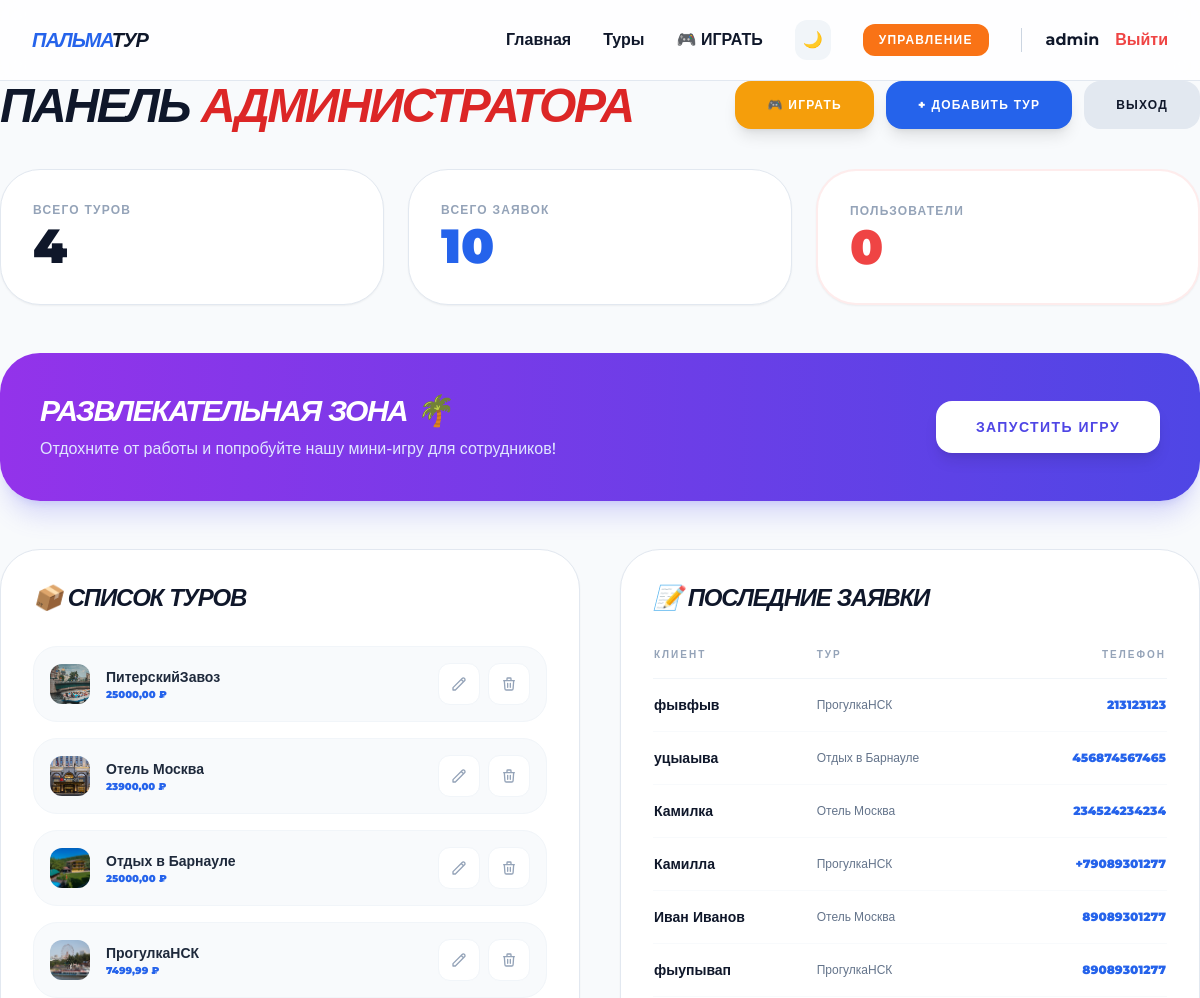
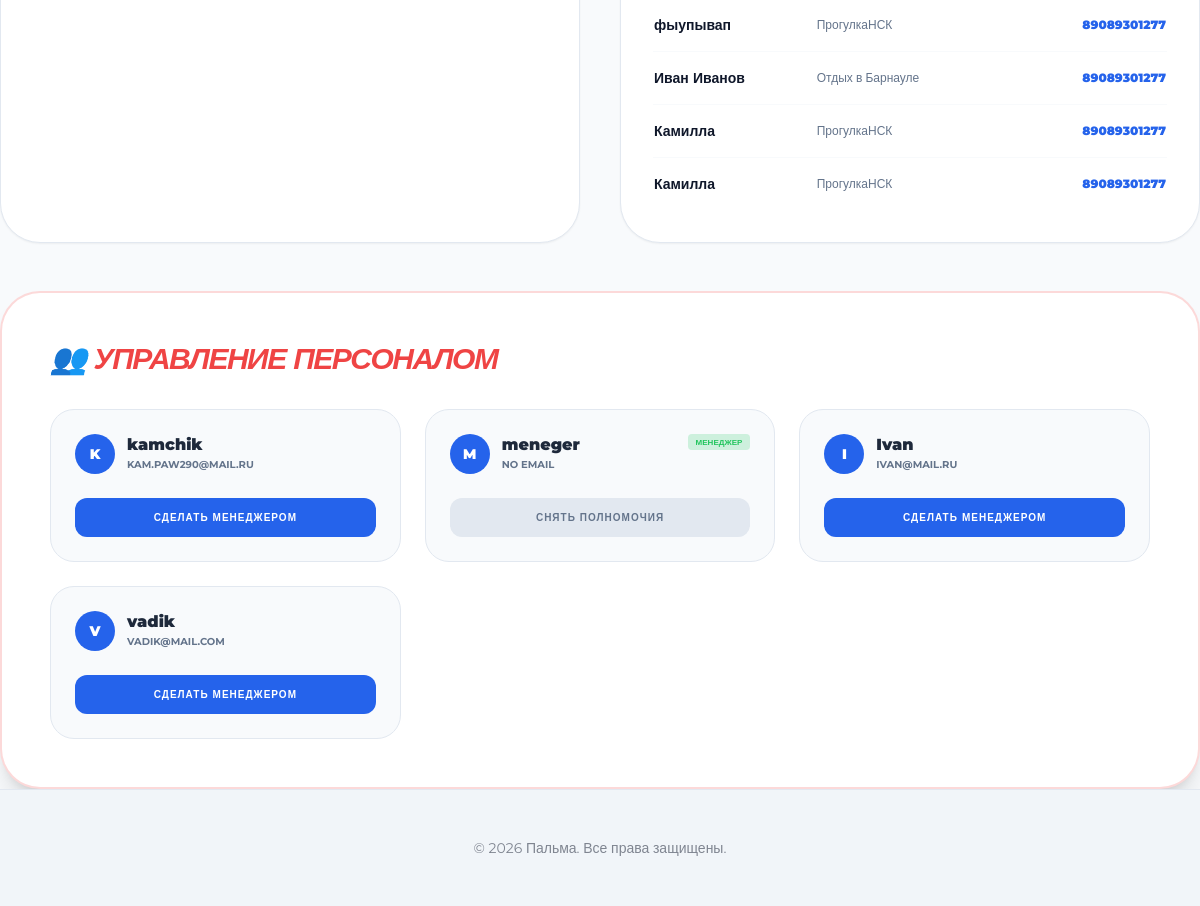
/manager/ (signed in), run on the app's committed database (2 pictures, top to bottom).
### cafe/models.py (models this page shows, shortened)
class Tour(models.Model):
    SERVICE_CHOICES = [
        ('stay', 'Проживание'),
        ('tour', 'Экскурсия/Тур'),
    ]
    CATEGORY_CHOICES = [
        ('hotels', 'Отели'),
        ('apartments', 'Квартиры'),
        ('houses', 'Дома/Коттеджи'),
        ('excursion', 'Экскурсия'),
        ('active', 'Активный отдых'),
        ('multi_day', 'Многодневный тур'),
    ]
    title = models.CharField(max_length=200, verbose_name="Название")
    service_type = models.CharField(max_length=10, choices=SERVICE_CHOICES, verbose_name="Тип услуги")
    category = models.CharField(max_length=20, choices=CATEGORY_CHOICES, verbose_name="Категория")
    location = models.CharField(max_length=100, verbose_name="Город")
    price = models.DecimalField(max_digits=10, decimal_places=2, verbose_name="Цена")
    image = models.ImageField(upload_to='tours/', null=True, blank=True, verbose_name="Фото")
    description = models.TextField(verbose_name="Описание", blank=True, null=True)
    start_date = models.DateField(verbose_name="Дата начала", blank=True, null=True)
    end_date = models.DateField(verbose_name="Дата окончания", blank=True, null=True)
    available_slots = models.PositiveIntegerField(default=10, verbose_name="Свободные места")
    class Meta:
        verbose_name = "Объект"
        verbose_name_plural = "Объекты (Туры и Жилье)"

class Booking(models.Model):
    STATUS_CHOICES = [
        ('pending', 'Ожидает оплаты'),
        ('paid', 'Оплачено'),
        ('canceled', 'Отменено'),
    ]
    user = models.ForeignKey(User, on_delete=models.SET_NULL, null=True, blank=True, related_name='my_bookings')
    tour = models.ForeignKey(Tour, on_delete=models.CASCADE, related_name='bookings')
    client_name = models.CharField(max_length=100, verbose_name="Имя клиента")
    client_phone = models.CharField(max_length=20, verbose_name="Телефон")
    people_count = models.PositiveIntegerField(default=1, verbose_name="Кол-во человек")
    status = models.CharField(max_length=20, choices=STATUS_CHOICES, default='pending', verbose_name="Статус")
    total_price = models.DecimalField(max_digits=10, decimal_places=2, default=0, verbose_name="Итоговая цена")
    created_at = models.DateTimeField(auto_now_add=True)

### cafe/views.py (the view)
# urls.py: path('manager/', views.manager_dashboard, name='manager_dashboard'),
@user_passes_test(is_manager)
def manager_dashboard(request):
    tours = Tour.objects.all().order_by('-id')
    bookings = Booking.objects.all().order_by('-created_at')
    users = None
    if request.user.is_superuser:
        users = User.objects.all().exclude(id=request.user.id)
    context = {
        'tours': tours,
        'bookings': bookings,
        'users': users,
        'total_tours': tours.count(),
        'total_bookings': bookings.count(),
    }
    return render(request, 'cafe/manager/dashboard.html', context)

### cafe/views.py (called while the page is built)
def is_manager(user):
    return user.is_authenticated and user.is_staff

### cafe/templates/cafe/manager/dashboard.html (shortened to what this page needs)
{% extends 'cafe/base.html' %}
{% block content %}
    <div class="flex flex-col md:flex-row justify-between items-start md:items-center mb-10 gap-6">
        <div>
            <h1 class="text-4xl md:text-5xl font-black uppercase italic tracking-tighter">
                {% if user.is_superuser %}
                Панель <span class="text-red-600">Администратора</span>
                {% else %}
                Панель <span class="text-blue-600">Менеджера</span>
                {% endif %}
            </h1>
        </div>
        <div class="flex flex-wrap items-center gap-3 w-full md:w-auto">
            <a href="{% url 'game_page' %}" class="flex-1 md:flex-none text-center bg-amber-500 hover:bg-amber-400 text-white px-8 py-4 rounded-2xl font-black text-xs uppercase tracking-widest transition-all shadow-lg active:scale-95">
                🎮 ИГРАТЬ
            </a>
            <a href="{% url 'tour_create' %}" class="flex-1 md:flex-none text-center bg-blue-600 hover:bg-blue-500 text-white px-8 py-4 rounded-2xl font-black text-xs uppercase tracking-widest transition-all shadow-lg active:scale-95">
                + Добавить тур
            </a>
            <form action="{% url 'logout' %}" method="post" class="hidden md:block">
                <button type="submit" class="bg-slate-200 dark:bg-white/10 hover:bg-red-500 hover:text-white px-8 py-4 rounded-2xl font-black text-xs uppercase tracking-widest transition-all">
                    Выход
                </button>
            </form>
        </div>
    </div>
    <div class="grid grid-cols-1 {% if user.is_superuser %}md:grid-cols-3{% else %}md:grid-cols-2{% endif %} gap-6 mb-12">
        <div class="bg-white dark:bg-white/5 border border-slate-200 dark:border-white/10 p-8 rounded-[2.5rem] shadow-sm">
            <p class="text-slate-400 text-xs uppercase tracking-widest font-bold mb-1">Всего туров</p>
            <h3 class="text-5xl font-black text-slate-900 dark:text-white">{{ total_tours|default:"0" }}</h3>
        </div>
        <div class="bg-white dark:bg-white/5 border border-slate-200 dark:border-white/10 p-8 rounded-[2.5rem] shadow-sm">
            <p class="text-slate-400 text-xs uppercase tracking-widest font-bold mb-1">Всего заявок</p>
            <h3 class="text-5xl font-black text-blue-600">{{ total_bookings|default:"0" }}</h3>
        </div>
        {% if user.is_superuser %}
        <div class="bg-white dark:bg-white/5 border-2 border-red-500/10 p-8 rounded-[2.5rem] shadow-sm">
            <p class="text-slate-400 text-xs uppercase tracking-widest font-bold mb-1 text-red-500/60">Пользователи</p>
            <h3 class="text-5xl font-black text-red-500">{{ total_users|default:"0" }}</h3>
        </div>
        {% endif %}
    </div>
    <div class="mb-12">
        <div class="bg-gradient-to-r from-purple-600 to-indigo-600 rounded-[2.5rem] p-8 md:p-10 text-white flex flex-col md:flex-row items-center justify-between gap-6 shadow-xl shadow-indigo-500/20">
            <div>
                <h2 class="text-3xl font-black uppercase italic tracking-tighter mb-2">Развлекательная зона 🌴</h2>
                <p class="text-indigo-100 font-medium">Отдохните от работы и попробуйте нашу мини-игру для сотрудников!</p>
            </div>
            <a href="{% url 'game_page' %}" class="bg-white text-indigo-600 px-10 py-4 rounded-2xl font-black text-sm uppercase tracking-widest hover:bg-opacity-90 transition-all active:scale-95 shadow-lg">
                Запустить игру
            </a>
        </div>
    </div>
    <div class="grid grid-cols-1 lg:grid-cols-2 gap-10 mb-12">
        <div class="bg-white dark:bg-white/5 border border-slate-200 dark:border-white/10 p-6 md:p-8 rounded-[2.5rem] shadow-sm">
            <h2 class="text-2xl font-black uppercase italic tracking-tighter mb-8">📦 Список туров</h2>
            <div class="space-y-4">
                {% for tour in tours %}
                <div class="flex items-center justify-between p-4 bg-slate-50 dark:bg-white/5 rounded-3xl border border-slate-100 dark:border-white/5 hover:border-blue-500/30 transition-all">
                    <div class="flex items-center gap-4">
                        {% if tour.image %}
                            <img src="{{ tour.image.url }}" class="w-10 h-10 rounded-xl object-cover">
                        {% else %}
                            <div class="w-10 h-10 bg-slate-200 dark:bg-white/10 rounded-xl flex items-center justify-center">🏝️</div>
                        {% endif %}
                        <div>
                            <h4 class="font-bold text-sm text-slate-800 dark:text-slate-100 line-clamp-1">{{ tour.title }}</h4>
                            <p class="text-[10px] text-blue-600 font-black uppercase">{{ tour.price }} ₽</p>
                        </div>
                    </div>
                    <div class="flex space-x-2">
                        <a href="{% url 'tour_edit' tour.pk %}" class="p-3 bg-white dark:bg-white/10 text-slate-400 hover:text-blue-600 dark:hover:text-blue-400 rounded-xl transition border border-slate-100 dark:border-white/5">
                            <svg class="w-4 h-4" fill="none" stroke="currentColor" viewBox="0 0 24 24"><path stroke-linecap="round" stroke-linejoin="round" stroke-width="2" d="M15.232 5.232l3.536 3.536m-2.036-5.036a2.5 2.5 0 113.536 3.536L6.5 21.036H3v-3.572L16.732 3.732z"></path></svg>
                        </a>
                        {% if user.is_superuser %}
                        <a href="{% url 'tour_delete' tour.pk %}" onclick="return confirm('Удалить этот тур навсегда?')" class="p-3 bg-white dark:bg-white/10 text-slate-400 hover:text-red-600 rounded-xl transition border border-slate-100 dark:border-white/5">
                            <svg class="w-4 h-4" fill="none" stroke="currentColor" viewBox="0 0 24 24"><path stroke-linecap="round" stroke-linejoin="round" stroke-width="2" d="M19 7l-.867 12.142A2 2 0 0116.138 21H7.862a2 2 0 01-1.995-1.858L5 7m5 4v6m4-6v6m1-10V4a1 1 0 00-1-1h-4a1 1 0 00-1 1v3M4 7h16"></path></svg>
                        </a>
                        {% endif %}
                    </div>
                </div>
                {% empty %}
                <p class="text-slate-400 text-center py-10 italic">Туров пока нет...</p>
                {% endfor %}
            </div>
        </div>
        <div class="bg-white dark:bg-white/5 border border-slate-200 dark:border-white/10 p-6 md:p-8 rounded-[2.5rem] shadow-sm overflow-hidden">
            <h2 class="text-2xl font-black uppercase italic tracking-tighter mb-8">📝 Последние заявки</h2>
            <div class="overflow-x-auto">
                <table class="w-full text-left">
                    <thead>
                        <tr class="text-slate-400 border-b border-slate-100 dark:border-white/10 text-[10px] uppercase tracking-[0.2em] font-black">
                            <th class="pb-4">Клиент</th>
                            <th class="pb-4">Тур</th>
                            <th class="pb-4 text-right">Телефон</th>
                        </tr>
                    </thead>
                    <tbody class="divide-y divide-slate-50 dark:divide-white/5">
                        {% for b in bookings %}
                        <tr class="group hover:bg-slate-50/50 dark:hover:bg-white/5 transition-colors">
                            <td class="py-4 font-black text-sm">{{ b.client_name }}</td>
                            <td class="py-4 text-xs text-slate-500">{{ b.tour.title }}</td>
                            <td class="py-4 text-right font-black text-blue-600 text-xs">{{ b.client_phone }}</td>
                        </tr>
                        {% empty %}
                        <tr>
                            <td colspan="3" class="py-10 text-center text-slate-400 italic">Заявок нет</td>
                        </tr>
                        {% endfor %}
                    </tbody>
                </table>
            </div>
        </div>
    </div>
    {% if user.is_superuser %}
    <div class="bg-white dark:bg-white/5 border-2 border-red-500/20 p-8 md:p-12 rounded-[2.5rem] shadow-xl">
        <h2 class="text-3xl font-black uppercase italic tracking-tighter text-red-500 mb-8">👥 Управление персоналом</h2>
        <div class="grid grid-cols-1 md:grid-cols-2 lg:grid-cols-3 gap-6">
            {% for u in users %}
            <div class="p-6 bg-slate-50 dark:bg-white/5 rounded-3xl border border-slate-200 dark:border-white/10 transition-transform hover:scale-[1.02]">
                <div class="flex justify-between items-start mb-6">
                    <div class="flex items-center gap-3">
                        <div class="w-10 h-10 bg-blue-600 rounded-full flex items-center justify-center text-white font-black text-sm">
                            {{ u.username|first|upper }}
                        </div>
                        <div>
                            <p class="font-black text-slate-800 dark:text-white leading-none">{{ u.username }}</p>
                            <p class="text-[10px] text-slate-500 mt-1 uppercase font-bold">{{ u.email|default:"No Email" }}</p>
                        </div>
                    </div>
                    {% if u.is_staff %}
                    <span class="bg-green-500/20 text-green-500 text-[8px] px-2 py-0.5 rounded uppercase font-black">Менеджер</span>
                    {% endif %}
                </div>
                <form action="{% url 'make_manager' u.id %}" method="post">
                    <button type="submit" class="w-full py-3 rounded-xl font-black text-[10px] uppercase tracking-widest transition-all
                        {% if u.is_staff %}
                        bg-slate-200 dark:bg-white/10 text-slate-500 hover:bg-red-500 hover:text-white
                        {% else %}
                        bg-blue-600 text-white hover:bg-blue-500
                        {% endif %}">
                        {% if u.is_staff %}Снять полномочия{% else %}Сделать менеджером{% endif %}
                    </button>
                </form>
            </div>
            {% endfor %}
        </div>
    </div>
    {% endif %}
{% endblock %}

### cafe/templates/cafe/base.html (shortened to what this page needs)
<!DOCTYPE html>
<html lang="ru">
<head>
    <script src="https://cdn.tailwindcss.com"></script>
</head>
<body class="bg-slate-50 text-slate-900 dark:bg-slate-900 dark:text-slate-100 flex flex-col min-h-screen">
    <nav class="sticky top-0 z-50 bg-white/80 dark:bg-slate-900/80 backdrop-blur-md border-b border-slate-200 dark:border-white/10">
        <div class="max-w-7xl mx-auto px-4 sm:px-6 lg:px-8">
            <div class="flex justify-between h-20 items-center">
                <a href="{% url 'main' %}" class="text-xl font-black uppercase italic tracking-tighter">
                    <span class="text-blue-600">Пальма</span><span class="dark:text-white text-slate-900">Тур</span>
                </a>
<div class="hidden md:flex items-center space-x-8">
    <a href="{% url 'main' %}" class="font-bold hover:text-blue-600 transition">Главная</a>
    <a href="{% url 'tours' %}" class="font-bold hover:text-blue-600 transition">Туры</a>
    <a href="{% url 'game_page' %}" class="font-bold hover:scale-105 transition-transform">🎮 ИГРАТЬ</a>
    <button id="theme-toggle" class="p-2 rounded-xl bg-slate-100 dark:bg-white/10 transition">
        <span id="theme-toggle-dark-icon" class="hidden text-amber-400">🌙</span>
    </button>
    {% if user.is_authenticated %}
        {% if user.is_staff %}
        <a href="{% url 'manager_dashboard' %}" class="bg-orange-500 text-white px-4 py-2 rounded-xl font-bold text-xs uppercase tracking-widest">Управление</a>
        {% endif %}
        <div class="flex items-center space-x-4 border-l pl-6 border-slate-300 dark:border-white/10">
            <a href="{% url 'profile' %}" class="font-bold">{{ user.username }}</a>
            <form action="{% url 'logout' %}" method="post" class="inline">
                <button type="submit" class="text-red-500 font-bold hover:text-red-600 transition">Выйти</button>
            </form>
        </div>
    {% else %}
        <a href="{% url 'login' %}" class="font-bold">Войти</a>
        <a href="{% url 'register' %}" class="bg-blue-600 text-white px-6 py-3 rounded-2xl font-black text-xs uppercase hover:bg-blue-500 transition shadow-lg shadow-blue-500/20">Регистрация</a>
    {% endif %}
</div>
            </div>
        </div>
    </nav>
    <main class="flex-grow">
        {% block content %}{% endblock %}
    </main>
    <footer class="bg-slate-100 dark:bg-black/40 py-12 text-center text-sm border-t border-slate-200 dark:border-white/5">
        <p class="opacity-50">&copy; 2026 Пальма. Все права защищены.</p>
    </footer>
</body>
</html>

### cafe/templates/cafe/base.html (style rules this page uses)
body { font-family: 'Montserrat', sans-serif; transition: background-color 0.3s, color 0.3s; }

### data on the page
Tour: image (picture), title "ПитерскийЗавоз", price "25000,00"
Tour: image (picture), title "Отель Москва", price "23900,00"
Tour: image (picture), title "Отдых в Барнауле", price "25000,00"
Tour: image (picture), title "ПрогулкаНСК", price "7499,99"
Booking: client_name "фывфыв", tour "ПрогулкаНСК", client_phone "213123123"
Booking: client_name "уцыаыва", tour "Отдых в Барнауле", client_phone "456874567465"
Booking: client_name "Камилка", tour "Отель Москва", client_phone "234524234234"
Booking: client_name "Камилла", tour "ПрогулкаНСК", client_phone "+79089301277"
Booking: client_name "Иван Иванов", tour "Отель Москва", client_phone "89089301277"
Booking: client_name "фыупывап", tour "ПрогулкаНСК", client_phone "89089301277"
Booking: client_name "фыупывап", tour "ПрогулкаНСК", client_phone "89089301277"
Booking: client_name "Иван Иванов", tour "Отдых в Барнауле", client_phone "89089301277"
Booking: client_name "Камилла", tour "ПрогулкаНСК", client_phone "89089301277"
Booking: client_name "Камилла", tour "ПрогулкаНСК", client_phone "89089301277"

### other printed values
{{ user.username }} "admin"
{{ total_tours|default:"0" }} "4"
{{ total_bookings|default:"0" }} "10"
{{ total_users|default:"0" }} "0"
{{ u.username|first|upper }} "K"
{{ u.username }} "kamchik"
{{ u.email|default:"No Email" }} "KAM.PAW290@MAIL.RU"
{{ u.username|first|upper }} "M"
{{ u.username }} "meneger"
{{ u.email|default:"No Email" }} "NO EMAIL"
{{ u.username|first|upper }} "I"
{{ u.username }} "Ivan"
{{ u.email|default:"No Email" }} "IVAN@MAIL.RU"
{{ u.username|first|upper }} "V"
{{ u.username }} "vadik"
